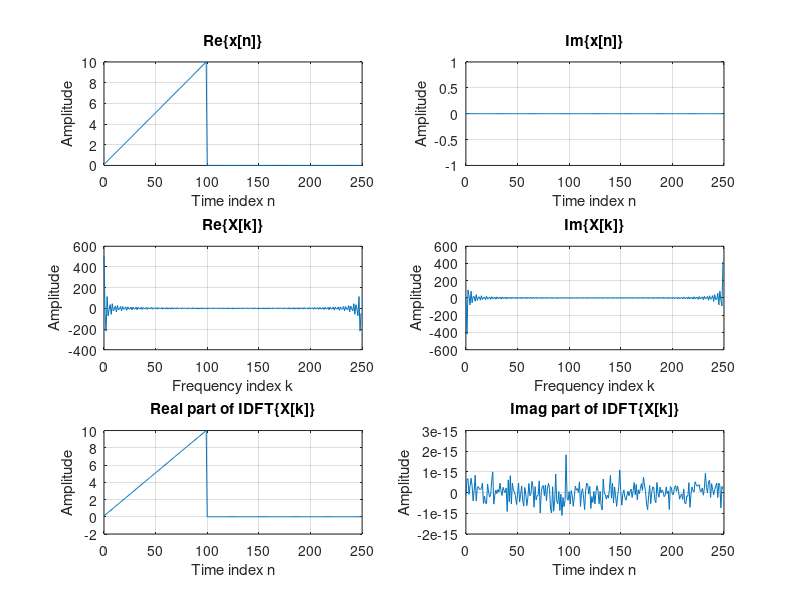

This figure's MATLAB source:
%%% L-point DFT X[k] of  sequence x[n] of length N & L>=N
%   Length N
%   Fundamental period L
%   L >= N

clf;

% define N & L (L >= N)
N = 250;
L = 250;

% summation index
vec_k = 0:L-1;
vec_n = 0:N-1;

% generate signal X[k]
x_real =  [0.1*(1:100) zeros(1,N-100)];
x_img =  [zeros(1,N)];
x = x_real + 1i * x_img;

% DFT
XF = fft(x, L);

% plot real & img of x
subplot(3,2,1);grid;
plot(vec_n,x_real);grid;
title('Re\{x[n]\}');
xlabel('Time index n');
ylabel('Amplitude');
subplot(3,2,2);
plot(vec_n,x_img);grid;
title('Im\{x[n]\}');
xlabel('Time index n');
ylabel('Amplitude');

% plot real and imag parts of DFT
subplot(3,2,3);
plot(vec_k,real(XF));grid;
title('Re\{X[k]\}');
xlabel('Frequency index k');
ylabel('Amplitude');
subplot(3,2,4);
plot(vec_k,imag(XF));grid;
title('Im\{X[k]\}');
xlabel('Frequency index k');
ylabel('Amplitude');
% IDFT
xx = ifft(XF,L);

% plot real and imaginary parts of the IDFT
subplot(3,2,5);
plot(vec_k,real(xx));grid;
title('Real part of IDFT\{X[k]\}');
xlabel('Time index n');
ylabel('Amplitude');
subplot(3,2,6);
plot(vec_k,imag(xx));grid;
title('Imag part of IDFT\{X[k]\}');
xlabel('Time index n');
ylabel('Amplitude');